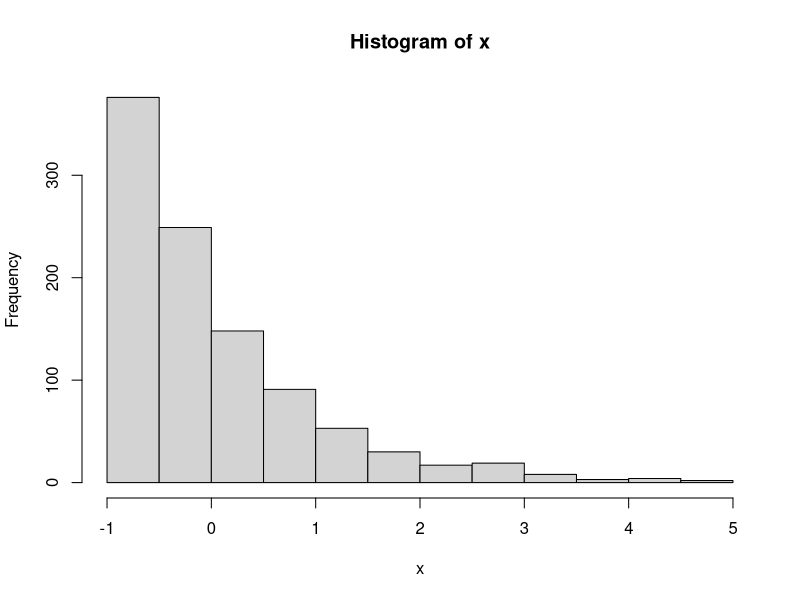
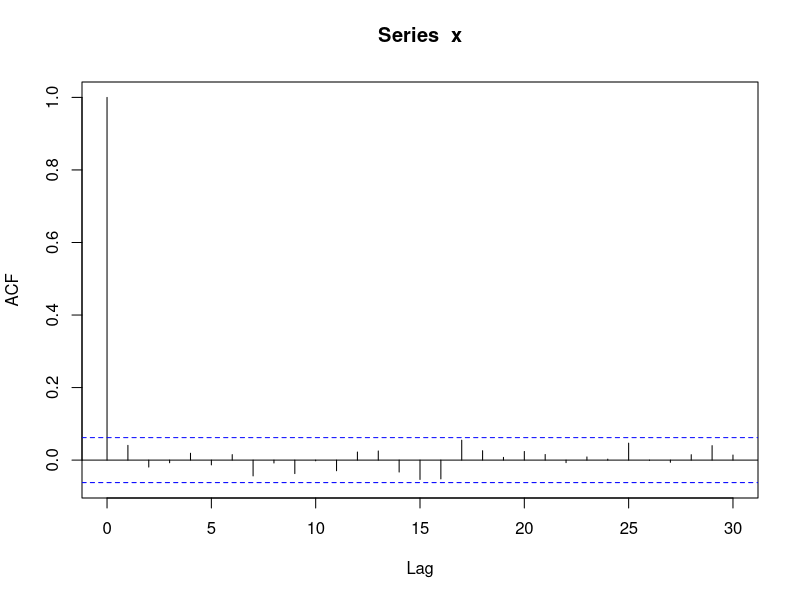
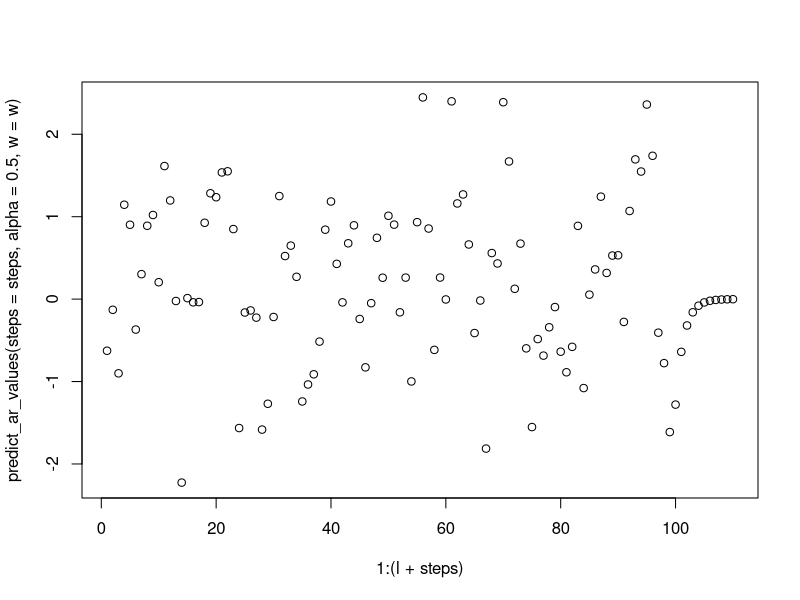
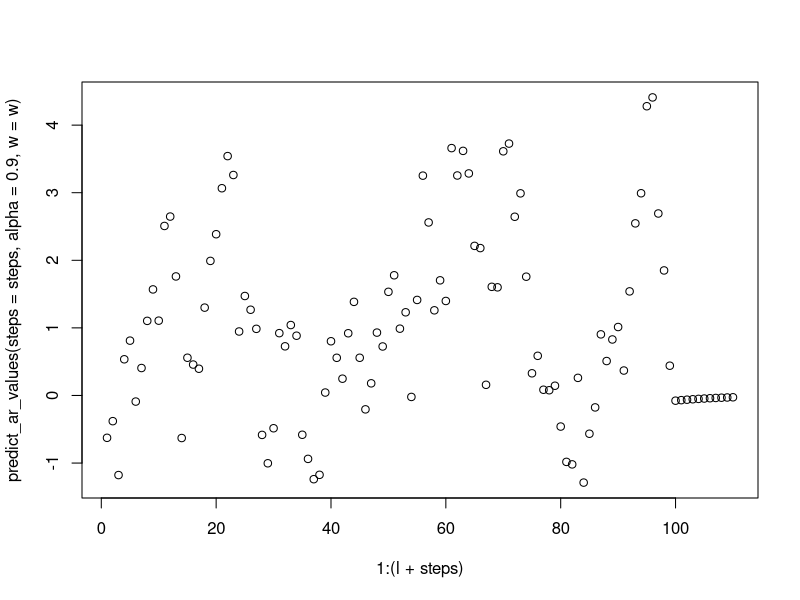
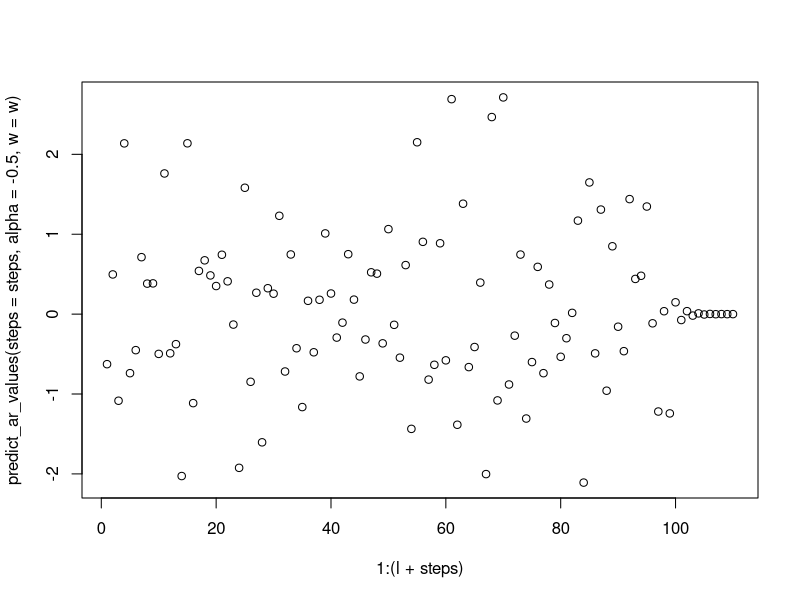
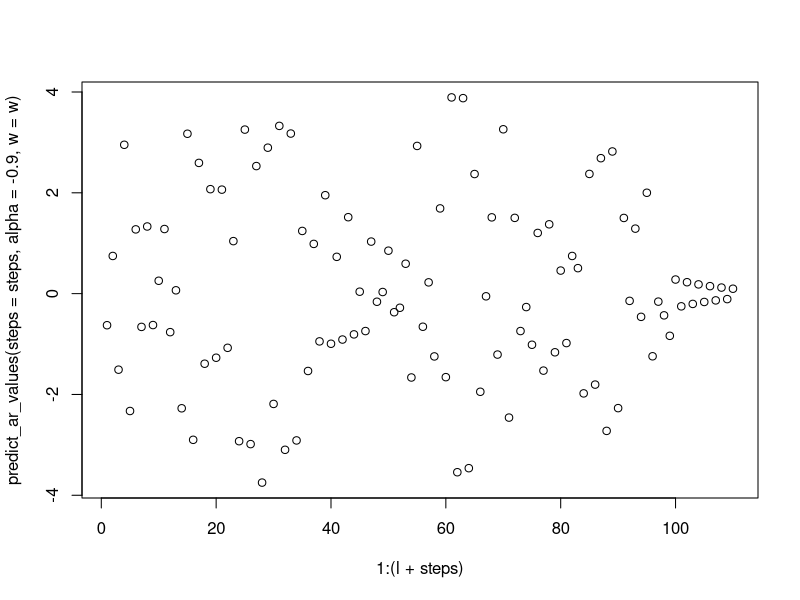
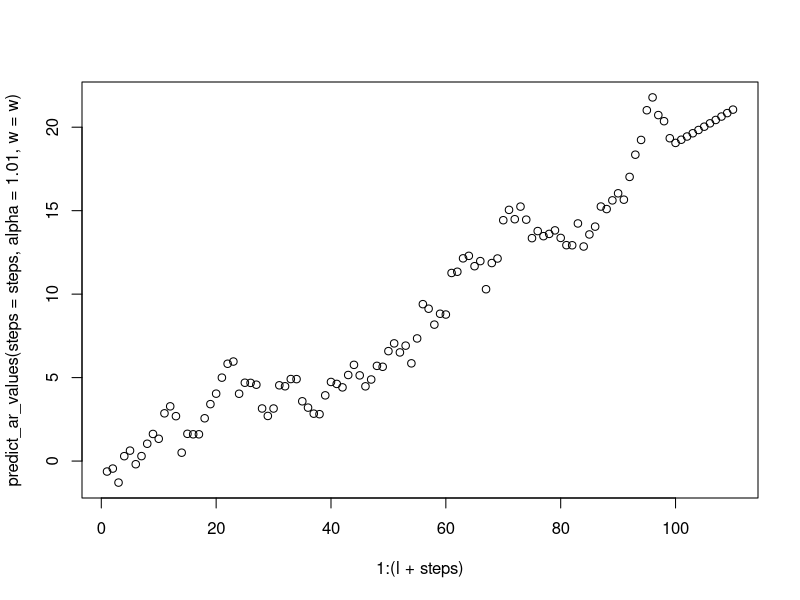
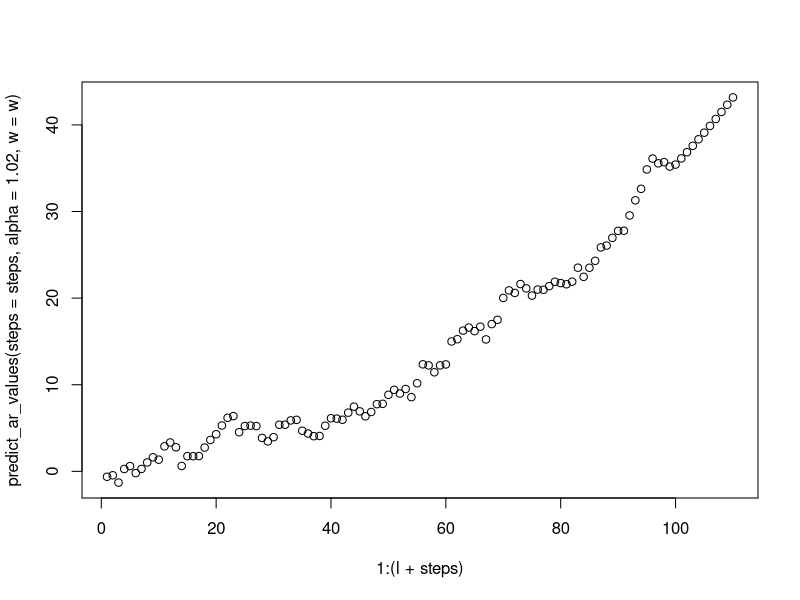

Write the R code that produced these figures, in order.
# Exercise 1

l = 1000
x <- w <- rexp(l) - 1
hist(x)
acf(x)

# Exercise 2 
# We want to simulate AR(1) process.
rm(list=ls())
set.seed(1) # Eliminate randomness
l = 100
w <- rnorm(l)
get_ar1 <- function (alpha, w) {
  x <- w
  for (t in 2:100) x[t] = alpha * x[t-1] + w[t]
  x
}

print_ar1_coeff <- function(alpha, w) {
  ar.process <- get_ar1(alpha, w)
  ar(ar.process)
}
# All guessed correctly, as AR(1) process.
# a) simulation of series and estimation
print_ar1_coeff(alpha=0.5, w) # alpha.est = 0.4347, sigma^2 is 0.8184
print_ar1_coeff(alpha=0.9, w) # alpha.est = 0.7562, sigma^2 estimation = 0.8119
print_ar1_coeff(alpha=-0.5, w) # alpha.est = -0.5028, sigma^2 estimation = 0.8145
print_ar1_coeff(alpha=-0.9, w) # alpha.est = -0.8805, sigma^2 estimation = 0.8113
# b) simulation of series and estimation
# It looks like the ar function either does not support non stationary series or I am wrong somewhere.
print_ar1_coeff(alpha=1.01, w) # alpha.est = 0.961, sigma^2 was estimated as 2.778
print_ar1_coeff(alpha=1.02, w) # alpha.est = 0.9636, sigma^2 was estimated as 7.903
print_ar1_coeff(alpha=1.05, w) # alpha.est = 0.9464, sigma^2 estimated as 629.6



predict_ar_values <- function(steps, alpha, w) {
  x <- get_ar1(alpha, w)
  for (i in 1:steps) {
    x <- append(x, alpha * x[length(x)])
  }
  x
}
steps = 10
length(predict_ar_values(steps=steps, alpha=0.5, w=w))

# Printing the predictions: 
# a) predictions
plot(1:(l+steps), predict_ar_values(steps=steps, alpha=0.5, w=w))
plot(1:(l+steps), predict_ar_values(steps=steps, alpha=0.9, w=w))
plot(1:(l+steps), predict_ar_values(steps=steps, alpha=-0.5, w=w))
plot(1:(l+steps), predict_ar_values(steps=steps, alpha=-0.9, w=w))

# b) predictions
# The higher the alpha the smoother the predictions seem. But then 
# also the error is less significant in comparison to the exponential growth.
plot(1:(l+steps), predict_ar_values(steps=steps, alpha=1.01, w=w))
plot(1:(l+steps), predict_ar_values(steps=steps, alpha=1.02, w=w))
plot(1:(l+steps), predict_ar_values(steps=steps, alpha=1.05, w=w))

# 3 is given in external sheets
# 4 
rm(list=ls())
l = 1000
x <- w <- rnorm(l)
for (t in 3:1000) x[t] = 5/6 * x[t-1] - 1/6 *x[t-2] + w[t]

